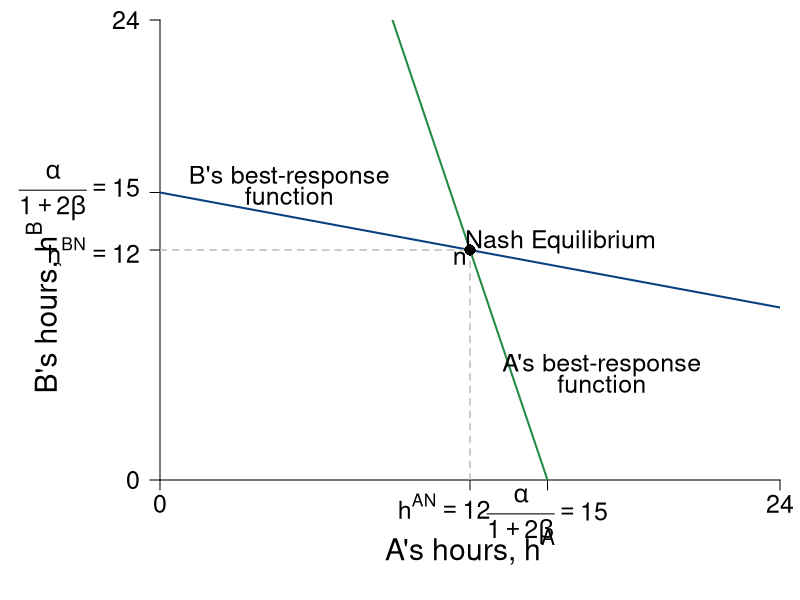

This chart was generated by the following R code:
require(shape)
pdf(file = "coordination_failures/coord_brfs_only_cournot.pdf", width = 9, height = 7)

#Set parameters for graphics
pointsize <- 1.8
axislabelsize <- 1.8
labelsize <- 1.5
namesize <- 1.8
annotatesize <- 1.5
graphlinewidth <- 2
segmentlinewidth <- 1.5

COL <- c("#7fc97f", "#beaed4", "#fdc086", "#ffff99", "#386cb0", "#f0027f", "#bf5b17", "#666666")
COLA <- c("#99d8c9","#66c2a4","#41ae76", "#238b45", "#005824")
COLB <- c("#4eb3d3", "#2b8cbe", "#0868ac","#084081")

par(mar =  c(6, 8, 1, 1))

uA <- function(ea, eb, alpha = 30, beta = 1/2) {
  (alpha - beta*(ea+eb))*ea - 0.5*(ea)^2
}

uB <- function(ea, eb, alpha = 30, beta = 1/2) {
  (alpha - beta*(ea+eb))*eb - 0.5*(eb)^2
}

brfB <- function(ea, alpha = 30, beta = 1/2) {
  (alpha - beta*ea)/(1 + 2*beta)
}

brfA <- function(ea, alpha = 30, beta = 1/2) {
  (alpha - ea*(1 + 2*beta))/(beta)
}

brfPE <- function(ea, alpha = 30, beta = 1/8) {
  alpha*(1 - beta*ea)
}

hANE <- function(alpha, beta = 1/2){
  alpha/(1 + 3*beta)
}

intercept1 <- function(alpha, beta = 1/2){
  alpha/(1 + 2*beta)
}

xlims <- c(0, 24)
ylims <- c(0, 24)

npts <- 501 

plot(0, 0, xlim = xlims, ylim = ylims, type = "n",
     xlab = expression(paste("")),
     ylab = expression(paste("")), 
     xaxt = "n", 
     yaxt = "n", 
     cex.lab = axislabelsize, 
     bty = "n",
     xaxs="i", 
     yaxs="i")

ticksy <- c(0, hANE(alpha = 30), intercept1(alpha = 30), ylims[2])
ylabels <- c(0,  expression(paste(h^{BN} == 12)), expression(paste(frac(alpha, 1 + 2*beta) == 15)), ylims[2])
ticksx <- c(0, hANE(alpha = 30), intercept1(alpha = 30), xlims[2])
xlabels <- c(0, expression(paste(h^{AN} ==12)), expression(paste(frac(alpha, 1 + 2*beta) == 15)), xlims[2])

axis(1, at = ticksx,  pos = 0, labels = FALSE)
text(x = c(0, hANE(alpha = 30)-1, intercept1(alpha = 30), xlims[2]), par("usr")[3] - 0.4, labels = xlabels, srt = 0, pos = 1, xpd = TRUE, cex = labelsize)

axis(2, at = ticksy, pos = 0, labels = ylabels, las = 1, cex.axis = labelsize)

npts <- 500 
xx1 <- seq(xlims[1], xlims[2], length.out = npts)
xx2 <- seq(9.4, 10.55, length.out = npts)


lines(xx1, brfA(xx1, alpha = 30, beta = 1/2), col = COLA[4], lwd = graphlinewidth)
lines(xx1, brfB(xx1, alpha = 30, beta = 1/2), col = COLB[4], lwd = graphlinewidth)


text(0.5*xlims[2], -3.5, expression(paste("A's hours, ", h^A)), xpd = TRUE, cex = axislabelsize)
text(-4.5, 9, expression(paste("B's hours, ", h^B)), xpd = TRUE, cex = axislabelsize, srt = 90) 


segments(0, 12, 12, 12, lty = 2, col = "gray" , lwd = segmentlinewidth)
segments(12, 0, 12, 12, lty = 2, col = "gray" , lwd = segmentlinewidth)


#Label Nash Equilibrium 
points(hANE(alpha = 30), hANE(alpha = 30), pch = 16, col = "black", cex = 1.5)
text(hANE(alpha = 30) + 3.5, hANE(alpha = 30) + 0.4, expression(paste("Nash Equilibrium")), cex = labelsize)
text(hANE(alpha = 30) - 0.4, hANE(alpha = 30) - 0.4, expression(paste(n)), cex = labelsize)


#B's brf
text(5, 15.8, expression(paste("B's best-response")), cex = labelsize)
text(5, 14.8, expression(paste("function")), cex = labelsize)
#text(5, 15.2, expression(paste(h^B*(h^A) == frac(alpha - beta*h^A, 1 + 2*beta) )), cex = labelsize)

#A's brf
text(17.1, 6, expression(paste("A's best-response")), cex = labelsize)
text(17.1, 5, expression(paste("function")), cex = labelsize)
#text(17, 3.2, expression(paste(h^A*(h^B) == frac(alpha - beta*h^B, 1 + 2*beta) )), cex = labelsize)


dev.off()
